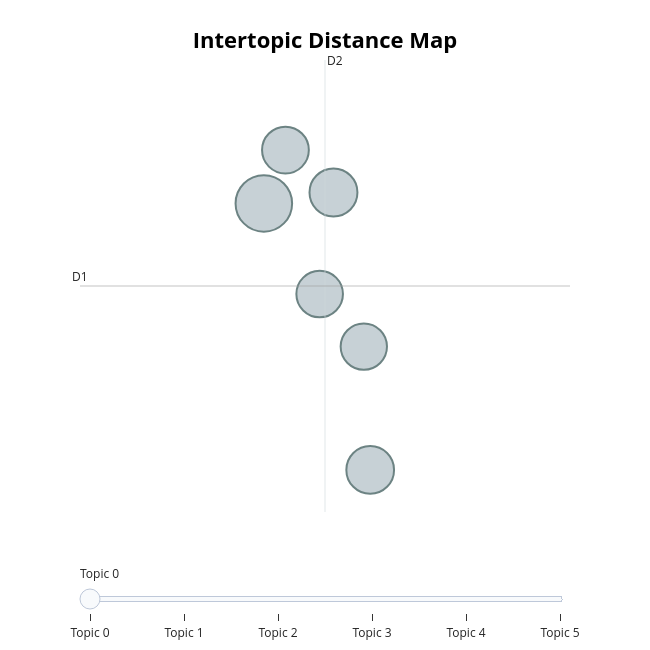

Notebook code cell kept with this figure:
### Code cell
topic_model.visualize_topics()

### Figure 1 — Plotly figure (JSON) as saved in the notebook; plotly's stock layout.template omitted (floating-point values rounded to 4 significant figures)
{"data": [{"customdata": [[0, "uber | drivers | used | the | use", 149], [1, "uber | driver | car | get | said", 107], [2, "uber | charged | fare | charge | ride", 106], [3, "uber | drivers | driver | car | get", 102], [4, "card | account | uber | credit | charges", 101], [5, "driver | uber | minutes | cancel | ride", 100]], "hovertemplate": "<b>Topic %{customdata[0]}</b><br>%{customdata[1]}<br>Size: %{customdata[2]}", "legendgroup": "", "marker": {"color": "#B0BEC5", "line": {"color": "DarkSlateGrey", "width": 2}, "size": [149, 107, 106, 102, 101, 100], "sizemode": "area", "sizeref": 0.09312, "symbol": "circle"}, "mode": "markers", "name": "", "orientation": "v", "showlegend": false, "type": "scatter", "x": [29.72, 31.4, 32.29, 30.24, 31.07, 32.14], "xaxis": "x", "y": [3.206, 3.27, 1.644, 3.519, 2.675, 2.367], "yaxis": "y"}], "layout": {"annotations": [{"showarrow": false, "text": "D1", "x": 25.26, "y": 2.722, "yshift": 10}, {"showarrow": false, "text": "D2", "x": 31.2, "xshift": 10, "y": 4.046}], "height": 650, "hoverlabel": {"bgcolor": "white", "font": {"family": "Rockwell", "size": 16}}, "legend": {"itemsizing": "constant", "tracegroupgap": 0}, "margin": {"t": 60}, "shapes": [{"line": {"color": "#CFD8DC", "width": 2}, "type": "line", "x0": 31.2, "x1": 31.2, "y0": 1.397, "y1": 4.046}, {"line": {"color": "#9E9E9E", "width": 2}, "type": "line", "x0": 25.26, "x1": 37.14, "y0": 2.722, "y1": 2.722}], "sliders": [{"active": 0, "pad": {"t": 50}, "steps": [{"args": [{"marker.color": [["red", "#B0BEC5", "#B0BEC5", "#B0BEC5", "#B0BEC5", "#B0BEC5"]]}], "label": "Topic 0", "method": "update"}, {"args": [{"marker.color": [["#B0BEC5", "red", "#B0BEC5", "#B0BEC5", "#B0BEC5", "#B0BEC5"]]}], "label": "Topic 1", "method": "update"}, {"args": [{"marker.color": [["#B0BEC5", "#B0BEC5", "red", "#B0BEC5", "#B0BEC5", "#B0BEC5"]]}], "label": "Topic 2", "method": "update"}, {"args": [{"marker.color": [["#B0BEC5", "#B0BEC5", "#B0BEC5", "red", "#B0BEC5", "#B0BEC5"]]}], "label": "Topic 3", "method": "update"}, {"args": [{"marker.color": [["#B0BEC5", "#B0BEC5", "#B0BEC5", "#B0BEC5", "red", "#B0BEC5"]]}], "label": "Topic 4", "method": "update"}, {"args": [{"marker.color": [["#B0BEC5", "#B0BEC5", "#B0BEC5", "#B0BEC5", "#B0BEC5", "red"]]}], "label": "Topic 5", "method": "update"}]}], "title": {"font": {"color": "Black", "size": 22}, "text": "<b>Intertopic Distance Map</b>", "x": 0.5, "xanchor": "center", "y": 0.95, "yanchor": "top"}, "width": 650, "xaxis": {"anchor": "y", "domain": [0, 1], "range": [25.26, 37.14], "title": {"text": ""}, "visible": false}, "yaxis": {"anchor": "x", "domain": [0, 1], "range": [1.397, 4.046], "title": {"text": ""}, "visible": false}}}
